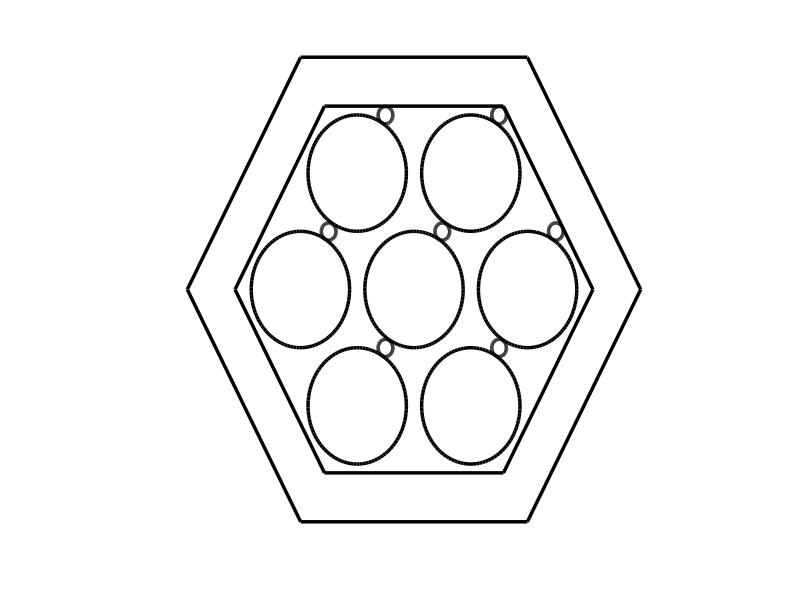

This figure's MATLAB source:
clear
close all

f2f = 15;
th = 2;
radius = 2.38;
wrap = 0.15*radius;
theta = 60.*(pi/180.);
pitch = 4.;
offset = [(radius+wrap)*cos(theta) (radius+wrap)*sin(theta)];

LW = 2.5;

half = 0.5 * 1;
side = (2.0 * half) / sqrt(3.0);
base = 0.5 * side;
% hex with f2f=1, centered at origin
hex = [base, half;
       -base, half;
       -side, 0;
       -base, -half;
       base, -half;
       side,0;
       base,half];
% circle with r=1, centered at origin
npt = 100;
circle = zeros(npt,2);
radian = linspace(0,2*pi,npt);
circle(:,1) = cos(radian);
circle(:,2) = sin(radian);

figure
hold on
% hex can
plot(hex(:,1)*f2f,hex(:,2)*f2f,'k','LineWidth',LW)
plot(hex(:,1)*(f2f+2*th),hex(:,2)*(f2f+2*th),'k','LineWidth',LW)
% center circle
plot(circle(:,1)*radius,circle(:,2)*radius,'k','LineWidth',LW)
plot(circle(:,1)*wrap+offset(1),circle(:,2)*wrap+offset(2),'k','LineWidth',LW)
% ring of pins
for i = 1:6
    this_circle = circle*radius + hex(i,:)*pitch*radius;
    this_wrap = circle*wrap + hex(i,:)*pitch*radius + offset;
    plot(this_circle(:,1),this_circle(:,2),'k','LineWidth',LW)
    plot(this_wrap(:,1),this_wrap(:,2),'k','LineWidth',LW)
end

set(gca,'Visible','off');
print(gcf,'foo.png','-dpng','-r800'); 